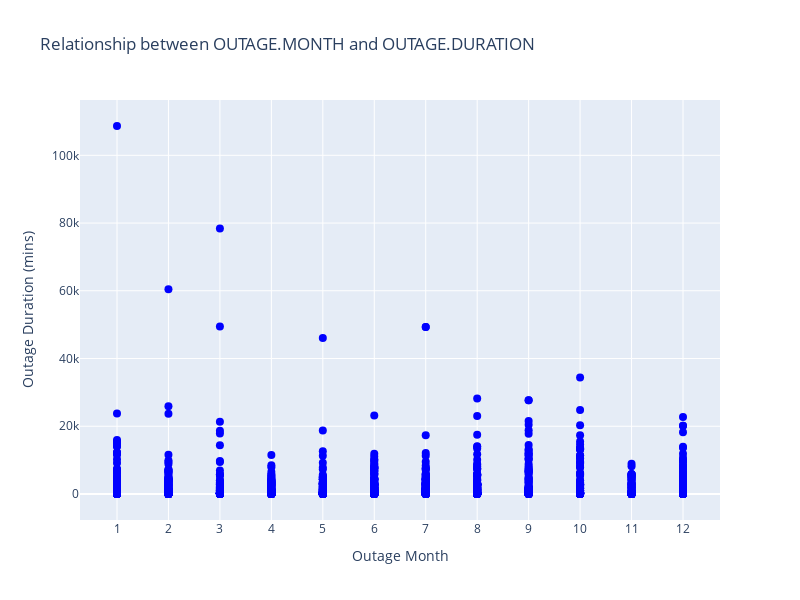

Notebook source saved alongside this figure:
### Markdown cell above
## Analysis 2) Outage Month vs Outage Duration

### Code cell
df2 = df_interest[['OUTAGE.START.DATE', 'OUTAGE.DURATION']]
df2['OUTAGE.MONTH'] = pd.to_datetime(df2['OUTAGE.START.DATE']).dt.month
labels = {
    'title': 'Relationship between OUTAGE.MONTH and OUTAGE.DURATION',
    'xtitle': 'Outage Month',
    'ytitle': 'Outage Duration (mins)',
    'xaxis': dict(dtick=1)
}

f2 = gen_uni_scatter(df2['OUTAGE.MONTH'], df2['OUTAGE.DURATION'], labels)
f2.show()
fig.write_html('fig2.html', include_plotlyjs='cdn')

### Figure 1 — Plotly figure (JSON) as saved in the notebook; plotly's stock layout.template omitted (floating-point values rounded to 4 significant figures; data arrays with more than 128 entries replaced by an {"elided": "..."} marker saying what was removed)
{"data": [{"marker": {"color": "blue", "size": 8}, "mode": "markers", "name": "Power Outages", "type": "scatter", "x": {"elided": "1534 int values"}, "y": {"elided": "1534 int values"}}], "layout": {"height": 600, "title": {"text": "Relationship between OUTAGE.MONTH and OUTAGE.DURATION"}, "width": 800, "xaxis": {"autorange": true, "dtick": 1, "range": [0.2809, 12.72], "title": {"text": "Outage Month"}, "type": "linear"}, "yaxis": {"autorange": true, "range": [-7677.0, 116300.0], "title": {"text": "Outage Duration (mins)"}, "type": "linear"}}}
